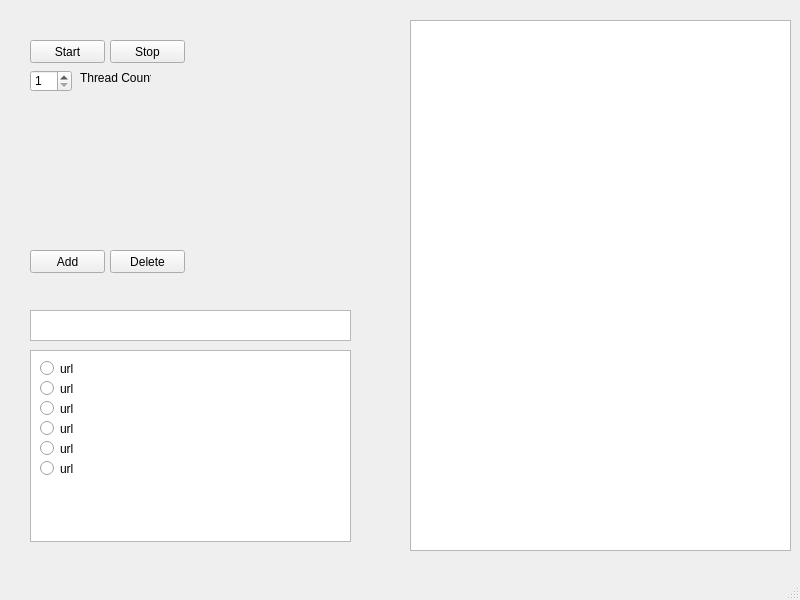
<?xml version="1.0" encoding="UTF-8"?>
<ui version="4.0">
 <class>MainWindow</class>
 <widget class="QMainWindow" name="MainWindow">
  <property name="geometry">
   <rect>
    <x>0</x>
    <y>0</y>
    <width>800</width>
    <height>600</height>
   </rect>
  </property>
  <property name="windowTitle">
   <string>MainWindow</string>
  </property>
  <widget class="QWidget" name="centralwidget">
   <widget class="QPushButton" name="startButton">
    <property name="geometry">
     <rect>
      <x>30</x>
      <y>40</y>
      <width>75</width>
      <height>23</height>
     </rect>
    </property>
    <property name="text">
     <string>Start</string>
    </property>
   </widget>
   <widget class="QPushButton" name="stopButton">
    <property name="geometry">
     <rect>
      <x>110</x>
      <y>40</y>
      <width>75</width>
      <height>23</height>
     </rect>
    </property>
    <property name="text">
     <string>Stop</string>
    </property>
   </widget>
   <widget class="QTextEdit" name="logsOutput">
    <property name="geometry">
     <rect>
      <x>410</x>
      <y>20</y>
      <width>381</width>
      <height>531</height>
     </rect>
    </property>
    <property name="textInteractionFlags">
     <set>Qt::TextSelectableByKeyboard|Qt::TextSelectableByMouse</set>
    </property>
   </widget>
   <widget class="QListView" name="urlsView">
    <property name="geometry">
     <rect>
      <x>30</x>
      <y>350</y>
      <width>321</width>
      <height>192</height>
     </rect>
    </property>
    <property name="uniformItemSizes">
     <bool>false</bool>
    </property>
   </widget>
   <widget class="QPushButton" name="addButton">
    <property name="geometry">
     <rect>
      <x>30</x>
      <y>250</y>
      <width>75</width>
      <height>23</height>
     </rect>
    </property>
    <property name="text">
     <string>Add</string>
    </property>
   </widget>
   <widget class="QPushButton" name="deleteButton">
    <property name="enabled">
     <bool>true</bool>
    </property>
    <property name="geometry">
     <rect>
      <x>110</x>
      <y>250</y>
      <width>75</width>
      <height>23</height>
     </rect>
    </property>
    <property name="text">
     <string>Delete</string>
    </property>
   </widget>
   <widget class="QRadioButton" name="url0_radioButton">
    <property name="geometry">
     <rect>
      <x>40</x>
      <y>360</y>
      <width>82</width>
      <height>17</height>
     </rect>
    </property>
    <property name="text">
     <string>url</string>
    </property>
   </widget>
   <widget class="QRadioButton" name="url1_radioButton">
    <property name="geometry">
     <rect>
      <x>40</x>
      <y>380</y>
      <width>82</width>
      <height>17</height>
     </rect>
    </property>
    <property name="text">
     <string>url</string>
    </property>
   </widget>
   <widget class="QRadioButton" name="url2_radioButton">
    <property name="geometry">
     <rect>
      <x>40</x>
      <y>400</y>
      <width>82</width>
      <height>17</height>
     </rect>
    </property>
    <property name="text">
     <string>url</string>
    </property>
   </widget>
   <widget class="QRadioButton" name="url3_radioButton">
    <property name="geometry">
     <rect>
      <x>40</x>
      <y>420</y>
      <width>82</width>
      <height>17</height>
     </rect>
    </property>
    <property name="text">
     <string>url</string>
    </property>
   </widget>
   <widget class="QRadioButton" name="url4_radioButton">
    <property name="geometry">
     <rect>
      <x>40</x>
      <y>440</y>
      <width>82</width>
      <height>17</height>
     </rect>
    </property>
    <property name="text">
     <string>url</string>
    </property>
   </widget>
   <widget class="QRadioButton" name="url5_radioButton">
    <property name="geometry">
     <rect>
      <x>40</x>
      <y>460</y>
      <width>82</width>
      <height>17</height>
     </rect>
    </property>
    <property name="text">
     <string>url</string>
    </property>
   </widget>
   <widget class="QSpinBox" name="threadSpinBox">
    <property name="geometry">
     <rect>
      <x>30</x>
      <y>70</y>
      <width>42</width>
      <height>22</height>
     </rect>
    </property>
    <property name="accessibleName">
     <string/>
    </property>
    <property name="suffix">
     <string/>
    </property>
    <property name="minimum">
     <number>1</number>
    </property>
    <property name="maximum">
     <number>4</number>
    </property>
   </widget>
   <widget class="QLabel" name="threadCountLabel">
    <property name="enabled">
     <bool>true</bool>
    </property>
    <property name="geometry">
     <rect>
      <x>80</x>
      <y>70</y>
      <width>71</width>
      <height>16</height>
     </rect>
    </property>
    <property name="text">
     <string>Thread Count</string>
    </property>
   </widget>
   <widget class="QTextEdit" name="url_input">
    <property name="geometry">
     <rect>
      <x>30</x>
      <y>310</y>
      <width>321</width>
      <height>31</height>
     </rect>
    </property>
    <property name="acceptDrops">
     <bool>true</bool>
    </property>
    <property name="inputMethodHints">
     <set>Qt::ImhMultiLine|Qt::ImhUrlCharactersOnly</set>
    </property>
    <property name="acceptRichText">
     <bool>false</bool>
    </property>
   </widget>
  </widget>
  <widget class="QStatusBar" name="statusbar"/>
 </widget>
 <resources/>
 <connections/>
</ui>
